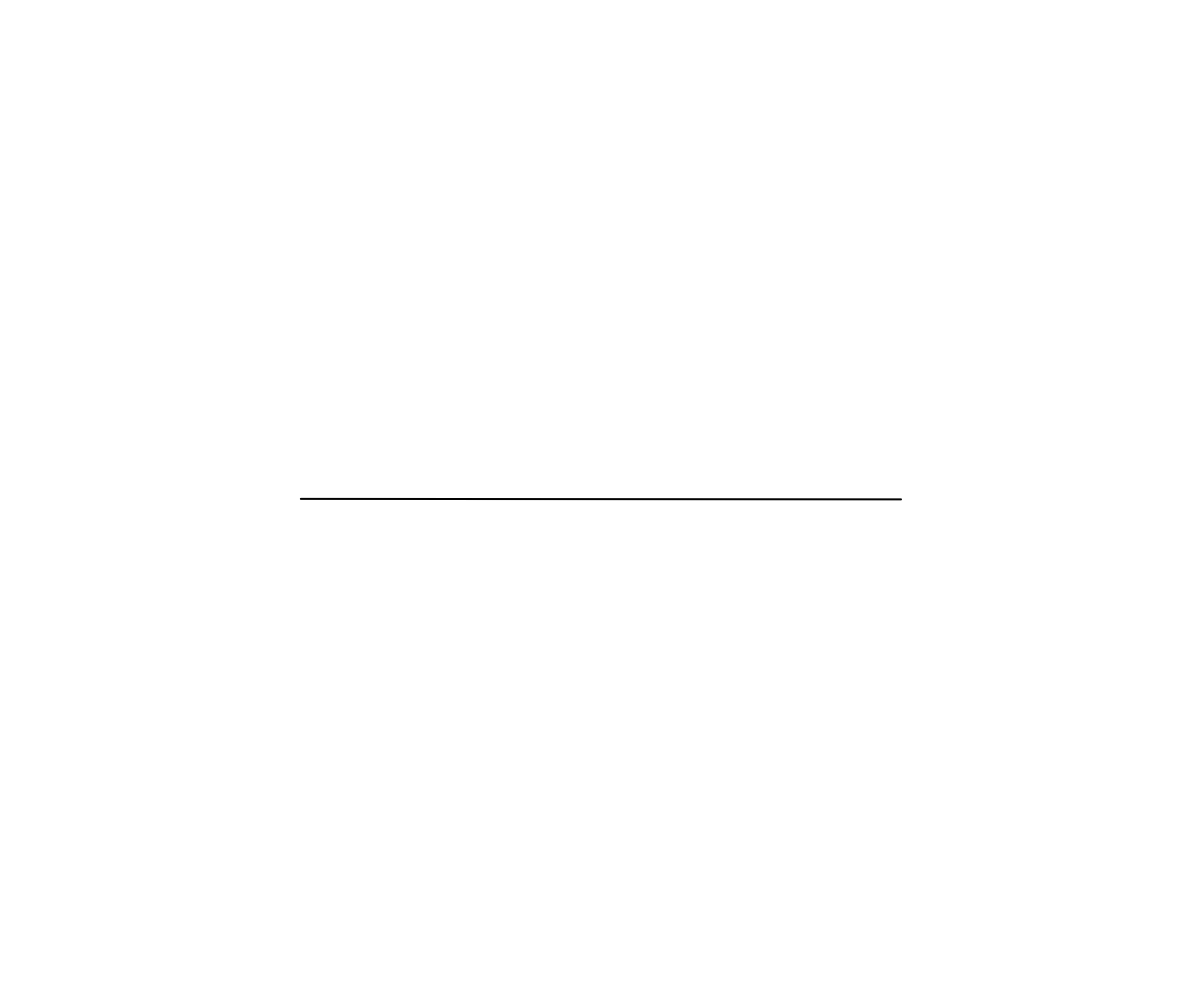
Frame 1 (no input)
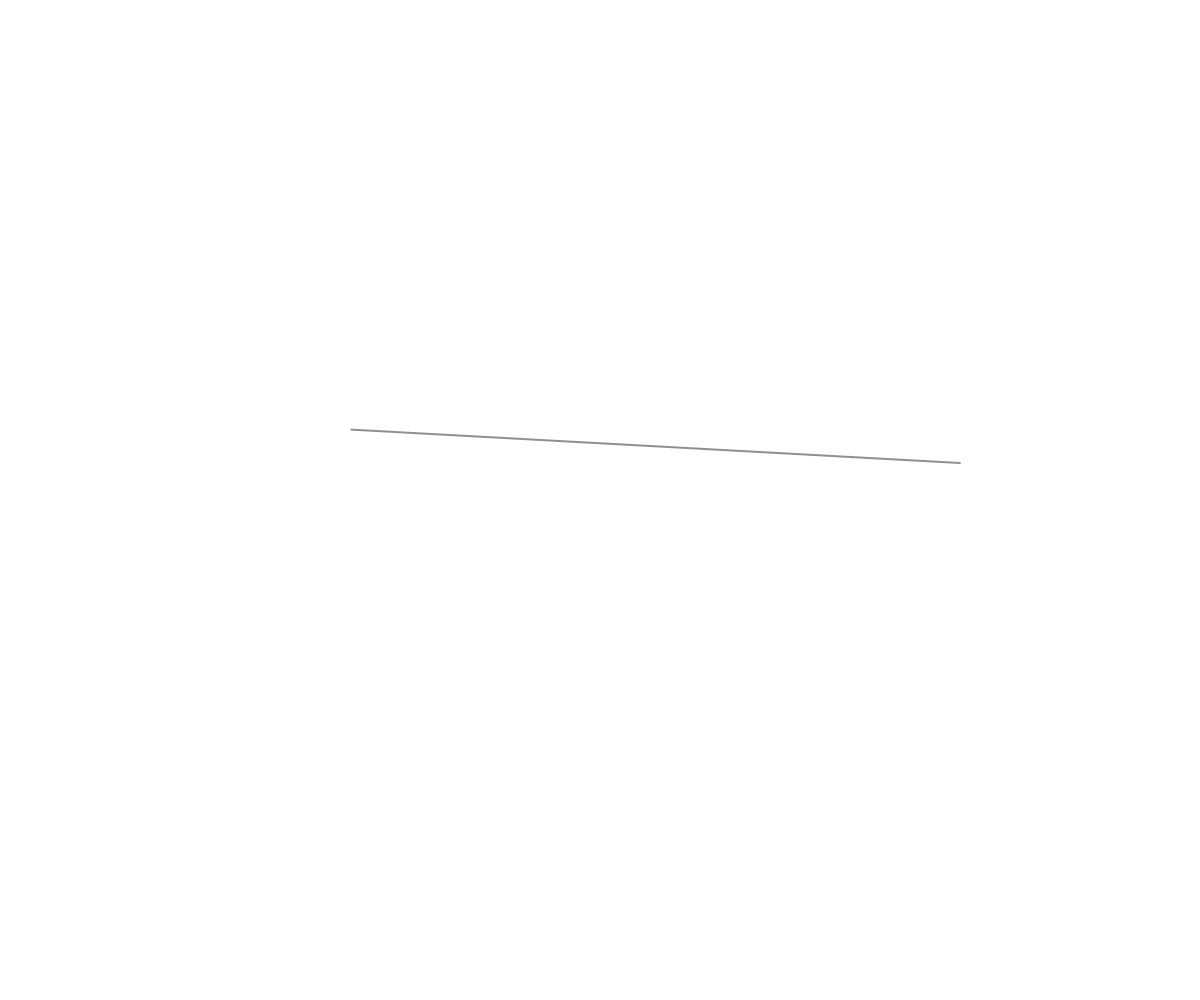
Frame 60 (no input)
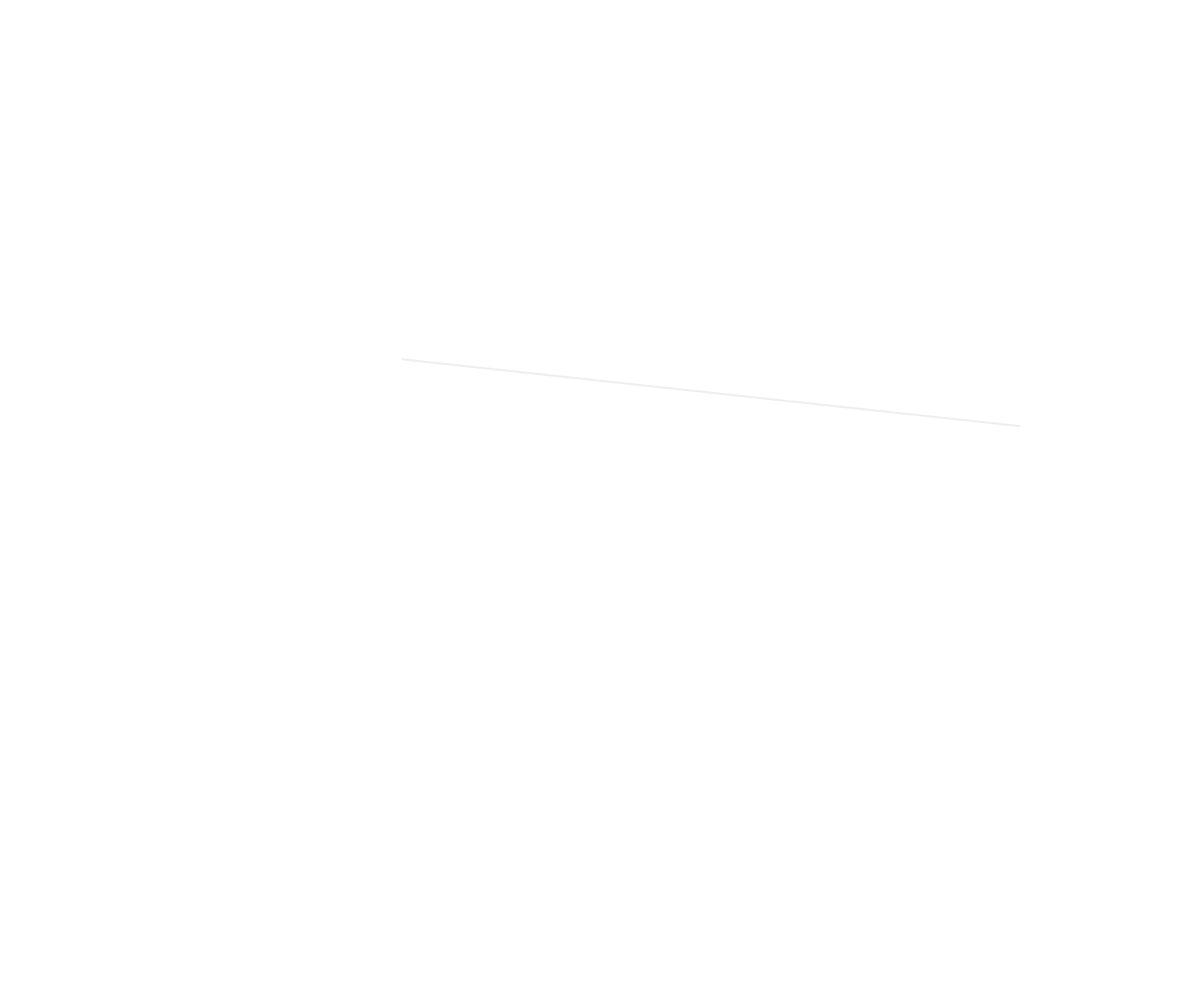
Frame 120 (the mouse pressed at the canvas centre since frame 60)

The p5.js sketch that drew these frames (run headless with seeded random() and noise() and a simulated clock; from frame 60 on, the mouse is pressed at the canvas centre):

// p5.js sketch
// ── sketch.js
const grid = {
	numColumns: 2,
	numRows: 1,
};
const ball = {
	diameter: 200,
	color: "black",
};

const balls = [];

const backgroundColor = "rgba(250,250,250)";

function setup() {
	createCanvas(windowWidth, windowHeight);
	pixelDensity(2);
	background(backgroundColor);
	initBalls();
}

function initBalls() {
	let sizeCell = {
		column: windowWidth / grid.numColumns,
		row: windowHeight / grid.numRows,
	};
	let margin = {
		x: sizeCell.column - ball.diameter,
		y: sizeCell.row - ball.diameter,
	};
	for (let numRow = 0; numRow < grid.numRows; numRow++) {
		for (let numCol = 0; numCol < grid.numColumns; numCol++) {
			let positionBall = {
				x: sizeCell.column * numCol + ball.diameter / 2 + margin.x / 2,
				y: sizeCell.row * numRow + ball.diameter / 2 + margin.y / 2,
			};

			const instanceBall = new Ball(positionBall, ball.diameter, ball.color);

			instanceBall.setup();
			balls.push(instanceBall);
		}
	}
}

function mousePressed() {
	let isOverBall = false;
	for (let i = 0; i < balls.length; i++) {
		const pos = balls[i].getPosition();
		if (dist(mouseX, mouseY, pos.x, pos.y) < ball.diameter / 2) {
			isOverBall = true;
			balls.splice(i, 1);
		}
	}
	if (!isOverBall) {
		addBall();
	}
}

function addBall() {
	const instanceBall = new Ball(
		{ x: mouseX, y: mouseY },
		ball.diameter,
		"rgb(0,255,0)"
	);
	instanceBall.setup();
	balls.push(instanceBall);
}

function draw() {
	background(backgroundColor);
	noStroke();

	for (let i = 0; i < balls.length; i++) {
		balls[i].update();
		// balls[i].draw();
	}

	for (let i = 0; i < balls.length - 1; i += 2) {
		const pos1 = balls[i].getPosition();
		const pos2 = balls[i + 1].getPosition();
		strokeWeight(2);
		const gradient = Math.abs(Math.sin(frameCount * 0.01) * 255);
		console.log(gradient);
		stroke(gradient);
		line(pos1.x, pos1.y, pos2.x, pos2.y);
	}
}

function windowResized() {
	resizeCanvas(windowWidth, windowHeight);
}

// ── Ball.js
class Ball {
	constructor(position, diameter, color) {
		this.x = position.x;
		this.y = position.y;
		this.diameter = diameter;
		this.color = color;
		this.maxVelocity = 2;
	}

	setup() {
		this.velocity = {
			x: random(-this.maxVelocity, this.maxVelocity),
			y: random(-this.maxVelocity, this.maxVelocity),
		};
	}
	draw() {
		fill(this.color);
		ellipse(this.x, this.y, this.diameter);
	}

	getPosition() {
		return { x: this.x, y: this.y, diameter: this.diameter };
	}
	update() {
		this.x += this.velocity.x;
		this.y += this.velocity.y;

		if (
			this.x > windowWidth - this.diameter / 2 ||
			this.x < this.diameter / 2
		) {
			this.velocity.x *= -1;
		}
		if (
			this.y > windowHeight - this.diameter / 2 ||
			this.y < this.diameter / 2
		) {
			this.velocity.y *= -1;
		}
	}
}
